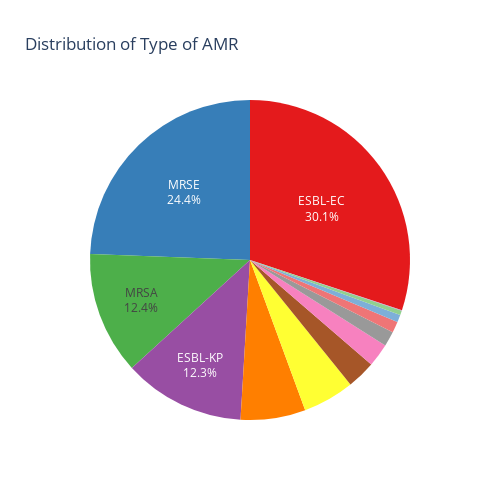

Source (notebook cell):
### Markdown cell above
4. What is the percentage of AMR from all the samples?

### Code cell
# Count occurrences
counts = df["Type of AMR"].value_counts()

# Top 4 categories
top_4_indices = counts.nlargest(4).index

# Prepare a DataFrame for plotting
plot_df = counts.reset_index()
plot_df.columns = ["Type of AMR", "Count"]

# Calculate percentages
plot_df["Percent"] = plot_df["Count"] / plot_df["Count"].sum() * 100

# Blank out the labels for slices not in top 4
plot_df["Label"] = plot_df.apply(
    lambda row: f"{row['Type of AMR']}<br>{row['Percent']:.1f}%" if row['Type of AMR'] in top_4_indices and row['Percent'] > 5 else "",
    axis=1
)

# Create Plotly pie chart
fig = px.pie(
    plot_df,
    names="Type of AMR",
    values="Count",
    color_discrete_sequence=px.colors.qualitative.Set1,
    title="Distribution of Type of AMR",
    hover_data=["Count", "Percent"],
)

# Use custom text labels (only for top 4)
fig.update_traces(text=plot_df["Label"], textinfo="text", hovertemplate="%{label}<br>Count: %{value}<br>Percent: %{percent}")

# Make the pie circular
fig.update_layout(height=500, width=500, showlegend=False)

fig.show()

### Figure 1 — Plotly figure (JSON) as saved in the notebook; plotly's stock layout.template omitted (floating-point values rounded to 4 significant figures)
{"data": [{"customdata": [[2007, 30.08], [1628, 24.4], [826, 12.38], [819, 12.28], [437, 6.55], [347, 5.201], [192, 2.878], [157, 2.353], [100, 1.499], [75, 1.124], [50, 0.7494], [31, 0.4646], [3, 0.04496]], "domain": {"x": [0, 1], "y": [0, 1]}, "hovertemplate": "%{label}<br>Count: %{value}<br>Percent: %{percent}", "labels": ["ESBL-EC", "MRSE", "MRSA", "ESBL-KP", "CRE CP Producer", "CR-AB", "CRE", "CR-PA", "VRE", "MAC-RSP", "AMP-RHI", "MAC-RSPN", "PEN-R"], "legendgroup": "", "name": "", "showlegend": true, "text": ["ESBL-EC<br>30.1%", "MRSE<br>24.4%", "MRSA<br>12.4%", "ESBL-KP<br>12.3%", "", "", "", "", "", "", "", "", ""], "textinfo": "text", "type": "pie", "values": [2007, 1628, 826, 819, 437, 347, 192, 157, 100, 75, 50, 31, 3]}], "layout": {"height": 500, "legend": {"tracegroupgap": 0}, "piecolorway": ["rgb(228,26,28)", "rgb(55,126,184)", "rgb(77,175,74)", "rgb(152,78,163)", "rgb(255,127,0)", "rgb(255,255,51)", "rgb(166,86,40)", "rgb(247,129,191)", "rgb(153,153,153)"], "showlegend": false, "title": {"text": "Distribution of Type of AMR"}, "width": 500}}
